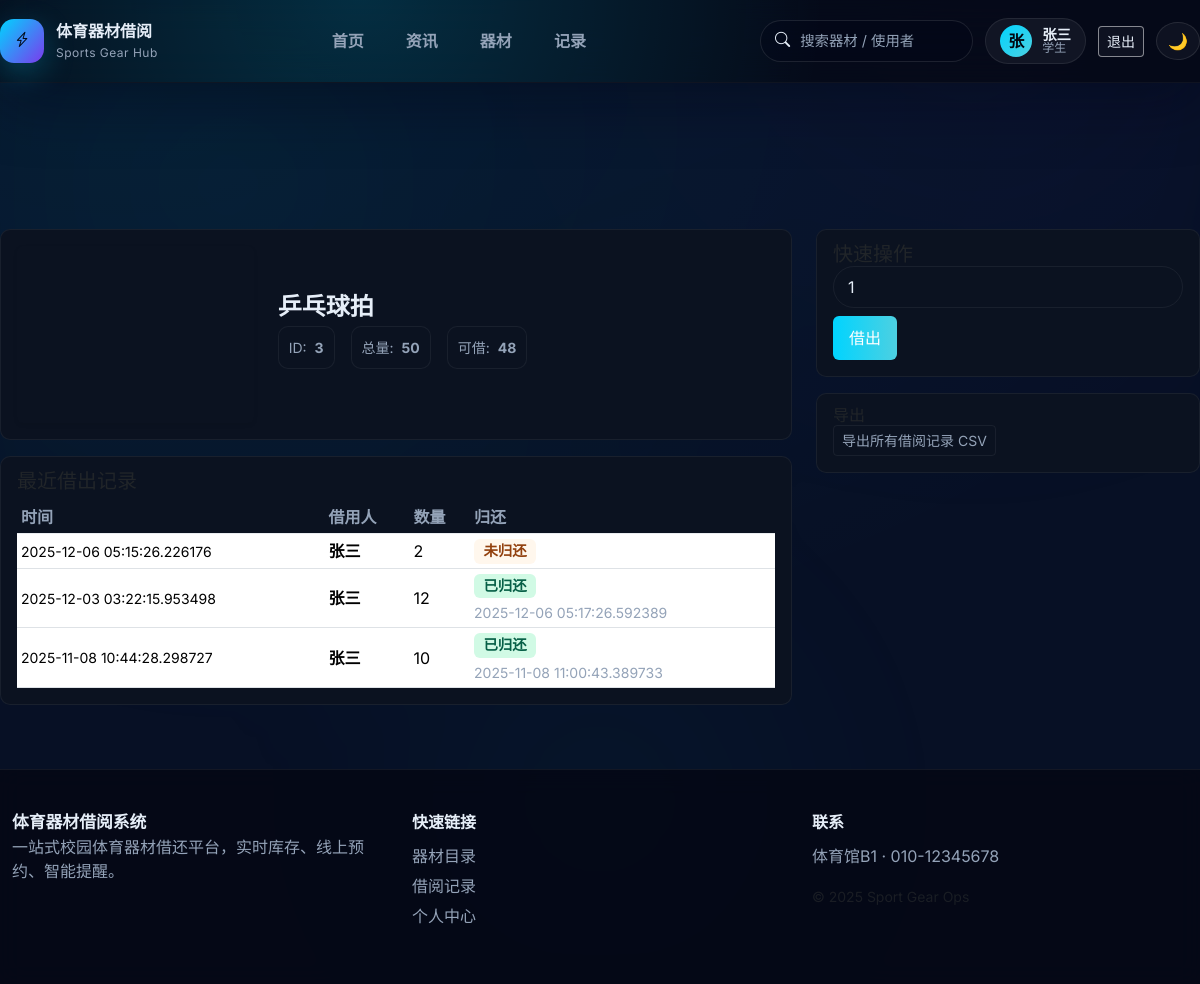
/equipment/3 (signed in), run on the app's committed database.
### models.py (models this page shows, shortened)
class User(db.Model):
    __tablename__ = 'user'
    id = db.Column(db.Integer, primary_key=True)
    username = db.Column(db.String(80), unique=True, nullable=False)
    password_hash = db.Column(db.String(200), nullable=False)
    is_admin = db.Column(db.Boolean, default=False)
    full_name = db.Column(db.String(120), nullable=True)
    class_name = db.Column(db.String(120), nullable=True)
    gender = db.Column(db.String(16), nullable=True)
    phone = db.Column(db.String(30), nullable=True)

class Equipment(db.Model):
    __tablename__ = 'equipment'
    id = db.Column(db.Integer, primary_key=True)
    name = db.Column(db.String(120), nullable=False)
    total_quantity = db.Column(db.Integer, nullable=False, default=1)
    available_quantity = db.Column(db.Integer, nullable=False, default=1)
    price = db.Column(db.Float, nullable=False, default=0.0)

class BorrowRecord(db.Model):
    __tablename__ = 'borrow_record'
    id = db.Column(db.Integer, primary_key=True)
    equipment_id = db.Column(db.Integer, db.ForeignKey('equipment.id'), nullable=False)
    user_id = db.Column(db.Integer, db.ForeignKey('user.id'), nullable=True)
    equipment = db.relationship('Equipment', backref=db.backref('borrow_records', lazy=True))
    user = db.relationship('User', backref=db.backref('borrow_records', lazy=True))
    user_name = db.Column(db.String(120), nullable=False)
    quantity = db.Column(db.Integer, nullable=False)
    status = db.Column(db.String(20), nullable=False, default='borrowed')
    borrow_date = db.Column(db.DateTime, default=lambda: datetime.datetime.now(timezone.utc))
    due_date = db.Column(db.DateTime, nullable=True)
    return_date = db.Column(db.DateTime, nullable=True)
    fine = db.Column(db.Float, default=0.0)
    damage_cost = db.Column(db.Float, default=0.0)
    is_damaged = db.Column(db.Boolean, default=False)

### app.py (the view)
    @app.route('/equipment/<int:equipment_id>')
    @login_required
    def equipment_detail(equipment_id: int):
        eq = db.session.get(Equipment, equipment_id)
        if not eq:
            flash('设备未找到', 'error')
            return redirect(url_for('catalog'))
        records = (
            BorrowRecord.query.filter_by(equipment_id=eq.id)
            .order_by(BorrowRecord.borrow_date.desc())
            .limit(50)
            .all()
        )
        return render_template('equipment_detail.html', equipment=eq, records=records)

### services/auth.py (called while the page is built)
def get_current_user() -> Optional[User]:
    if hasattr(g, '_cached_user'):
        return g._cached_user
    user_id = session.get('user_id')
    user = db.session.get(User, user_id) if user_id else None
    g._cached_user = user
    return user

def login_required(view):
    @wraps(view)
    def wrapped(*args, **kwargs):
        if not session.get('user_id'):
            flash('请先登录', 'error')
            return redirect(url_for('login', next=request.url))
        return view(*args, **kwargs)
    return wrapped

### templates/equipment_detail.html (shortened to what this page needs)
{% extends 'layout.html' %}
{% block content %}
<div class="row">
  <div class="col-md-8">
    <div class="card mb-3">
      <div class="card-body">
        <div class="row align-items-center">
          <div class="col-sm-4">
            <div class="ratio ratio-4x3 rounded overflow-hidden shadow-sm">
              <svg class="w-100 h-100" viewBox="0 0 200 150" xmlns="http://www.w3.org/2000/svg">
                <rect width="100%" height="100%" fill="transparent" />
              </svg>
            </div>
          </div>
          <div class="col-sm-8">
            <h4 class="card-title mb-1">{{ equipment.name }}</h4>
            <div class="d-flex gap-3 align-items-center mb-2">
              <div class="glass small muted">ID: <span class="fw-bold ms-1">{{ equipment.id }}</span></div>
              <div class="glass small muted">总量: <span class="fw-bold ms-1">{{ equipment.total_quantity }}</span></div>
              <div class="glass small muted">可借: <span class="fw-bold ms-1">{{ equipment.available_quantity }}</span></div>
            </div>
          </div>
        </div>
      </div>
    </div>
    <div class="card">
      <div class="card-body">
        <h5 class="card-subtitle mb-2">最近借出记录</h5>
        <div class="table-responsive">
          <table class="table table-sm mb-0">
            <thead class="table-light"><tr><th>时间</th><th>借用人</th><th>数量</th><th>归还</th></tr></thead>
            <tbody>
              {% for r in records %}
              <tr>
                <td class="small muted">{{ r.borrow_date }}</td>
                <td class="fw-semibold">{{ r.user_name }}</td>
                <td>{{ r.quantity }}</td>
                <td>
                  {% if r.return_date %}
                    <span class="badge badge-success">已归还</span>
                    <div class="small muted mt-1">{{ r.return_date }}</div>
                  {% else %}
                    <span class="badge badge-warning">未归还</span>
                  {% endif %}
                </td>
              </tr>
              {% endfor %}
            </tbody>
          </table>
        </div>
      </div>
    </div>
  </div>
  <div class="col-md-4">
    <div class="card mb-3">
      <div class="card-body">
        <h5 class="card-subtitle">快速操作</h5>
            {% if equipment.available_quantity > 0 %}
          {% if current_user %}
            <form method="post" action="/borrow">
              <div class="mb-2">
                <input type="number" name="quantity" value="1" min="1" max="{{ equipment.available_quantity }}" class="form-control">
              </div>
              <button class="btn btn-primary">借出</button>
            </form>
          {% else %}
            <div class="alert alert-info mb-0">请先 <a href="{{ url_for('login', next=request.path) }}">登录</a> 后借用本器材。</div>
          {% endif %}
        {% else %}
        <div class="alert alert-secondary">当前无库存</div>
        {% endif %}
      </div>
    </div>
    <div class="card">
      <div class="card-body">
        <h6 class="card-subtitle">导出</h6>
        <a class="btn btn-outline-secondary btn-sm" href="/export_records">导出所有借阅记录 CSV</a>
      </div>
    </div>
  </div>
</div>
{% endblock %}

### templates/layout.html (shortened to what this page needs)
<!doctype html>
<html lang="zh-CN">
  <head>
    <link href="https://cdn.jsdelivr.net/npm/bootstrap@5.3.2/dist/css/bootstrap.min.css" rel="stylesheet">
    <link href="https://cdn.jsdelivr.net/npm/bootstrap-icons@1.10.5/font/bootstrap-icons.css" rel="stylesheet">
    <link rel="stylesheet" href="https://cdnjs.cloudflare.com/ajax/libs/font-awesome/6.5.0/css/all.min.css" />
    <link rel="stylesheet" href="{{ url_for('static', filename='style.css') }}">
  </head>
  <body class="app-body">
    <header class="nav-shell">
      <div class="container nav-inner">
        <a class="brand" href="{{ url_for('index') }}">
          <span class="brand-mark"><i class="bi bi-lightning-charge"></i></span>
          <div>
            <div class="brand-title">体育器材借阅</div>
            <div class="brand-sub">Sports Gear Hub</div>
          </div>
        </a>
        <nav class="nav-links d-none d-lg-flex">
          <a href="{{ url_for('index') }}" class="nav-link {% if request.endpoint == 'index' %}active{% endif %}">首页</a>
          <a href="{{ url_for('news_list') }}" class="nav-link {% if request.endpoint in ['news_list','news_detail'] %}active{% endif %}">资讯</a>
          <a href="{{ url_for('catalog') }}" class="nav-link {% if request.endpoint == 'catalog' %}active{% endif %}">器材</a>
          <a href="{{ url_for('records') }}" class="nav-link {% if request.endpoint == 'records' %}active{% endif %}">记录</a>
        </nav>
        <div class="nav-actions">
          <form class="d-none d-xl-flex" method="get" action="{{ url_for('catalog') }}" role="search">
            <label class="search-pill">
              <i class="bi bi-search"></i>
              <input name="q" placeholder="搜索器材 / 使用者" autocomplete="off">
            </label>
          </form>
          {% if current_user %}
          <a class="user-pill" href="{{ url_for('profile') }}">
            <span class="avatar">{{ current_user.username[:1]|upper }}</span>
            <span class="user-meta">
              <span class="user-name">{{ current_user.username }}</span>
              <span class="user-role">{{ '管理员' if current_user.is_admin else '学生' }}</span>
            </span>
          </a>
          <a class="btn btn-sm btn-outline-light d-none d-lg-inline-flex" href="{{ url_for('logout') }}">退出</a>
          {% else %}
          <a class="btn btn-sm btn-outline-light me-2" href="{{ url_for('login') }}">登录</a>
          <a class="btn btn-sm btn-primary" href="{{ url_for('register') }}">注册</a>
          {% endif %}
          <button id="theme-toggle-btn" class="btn btn-icon" type="button" aria-label="切换主题">🌙</button>
        </div>
      </div>
      <div class="nav-glow" aria-hidden="true"></div>
    </header>
    <main class="container content-shell">
      {% block content %}{% endblock %}
    </main>
    <footer class="site-footer">
      <div class="container footer-grid">
        <div>
          <div class="brand-mini">体育器材借阅系统</div>
          <p>一站式校园体育器材借还平台，实时库存、线上预约、智能提醒。</p>
        </div>
        <div>
          <div class="footer-title">快速链接</div>
          <ul>
            <li><a href="{{ url_for('catalog') }}">器材目录</a></li>
            <li><a href="{{ url_for('records') }}">借阅记录</a></li>
            <li><a href="{{ url_for('profile') }}">个人中心</a></li>
          </ul>
        </div>
        <div>
          <div class="footer-title">联系</div>
          <p>体育馆B1 · 010-12345678</p>
          <small class="text-muted">© {{ current_year if current_year else '2025' }} Sport Gear Ops</small>
        </div>
      </div>
    </footer>
  </body>
</html>

### data on the page
User: username "张", username "张三", is_admin "学生"
Equipment: name "乒乓球拍", id "3", total_quantity "50", available_quantity "48"
BorrowRecord: borrow_date "2025-12-06 05:15:26.226176", user_name "张三", quantity "2", shows "未归还"
BorrowRecord: borrow_date "2025-12-03 03:22:15.953498", user_name "张三", quantity "12", return_date "2025-12-06 05:17:26.592389"
BorrowRecord: borrow_date "2025-11-08 10:44:28.298727", user_name "张三", quantity "10", return_date "2025-11-08 11:00:43.389733"
